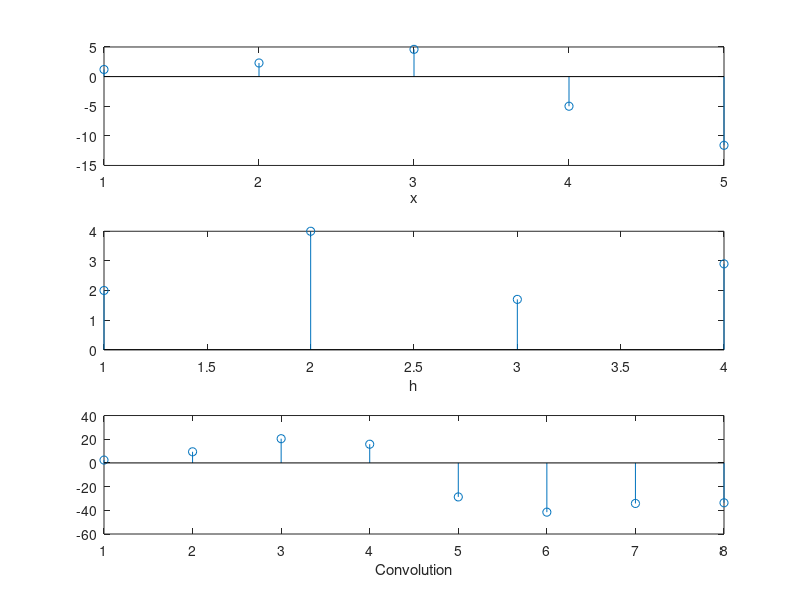

The MATLAB source for this figure:
clc;
clear ;

x = [1.2 2.3 4.6 -5 -11.6];
h = [2 4 1.7 2.9];


% convolution
m=length(x);
n=length(h);
X=[x,zeros(1,n)];
H=[h,zeros(1,m)];
for i=1:n+m-1
    y(i)=0;
    for j=1:m
        if(i-j+1>0)
            y(i)=y(i)+X(j)*H(i-j+1);
        else
        end
    end
end
subplot(3,1,1);
stem(x);
xlabel("x");

subplot(3,1,2);
stem(h);
xlabel("h");

subplot(3,1,3);
stem(y);
xlabel("Convolution");
